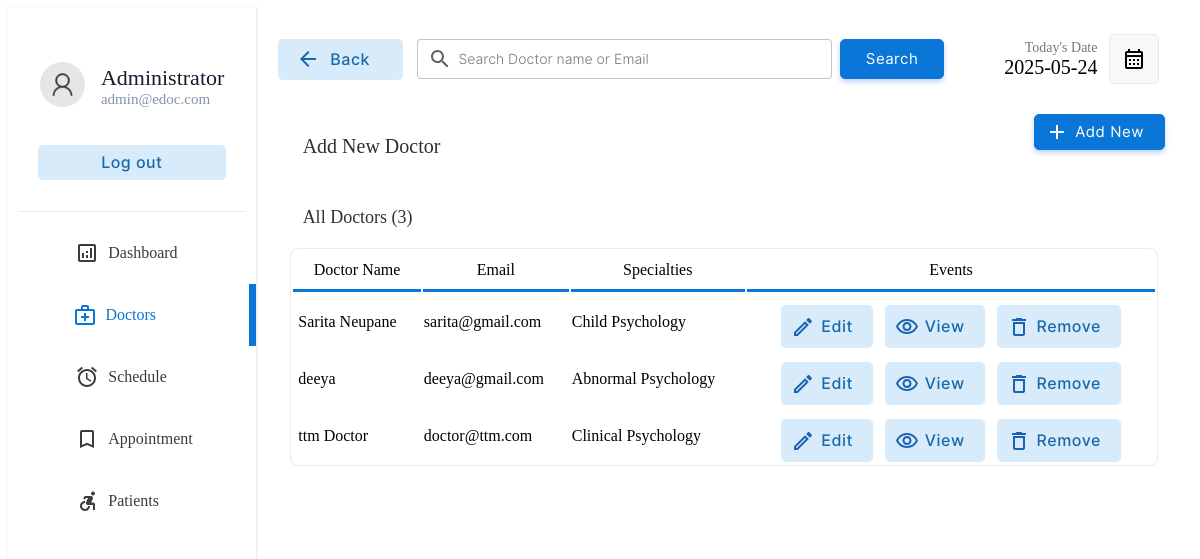
The app's page /doctor/doctors.php (signed in) with its own data.
### tables this page shows
CREATE TABLE `doctor` (
  `docid` int(11) NOT NULL,
  `docemail` varchar(255) DEFAULT NULL,
  `docname` varchar(255) DEFAULT NULL,
  `docpassword` varchar(255) DEFAULT NULL,
  `docnic` varchar(15) DEFAULT NULL,
  `doctel` varchar(15) DEFAULT NULL,
  `specialties` int(2) DEFAULT NULL
);

CREATE TABLE `specialties` (
  `id` int(2) NOT NULL,
  `sname` varchar(50) DEFAULT NULL,
  `keywords` text DEFAULT NULL
);

### doctor/doctors.php (the view, shortened to what this page needs)
<!DOCTYPE html>
<html lang="en">
<head>
    <link rel="stylesheet" href="../css/animations.css">
    <link rel="stylesheet" href="../css/main.css">
    <link rel="stylesheet" href="../css/admin.css">
</head>
<body>
    <?php
    include("../connection.php");
    ?>
    <div class="container">
        <div class="menu">
            <table class="menu-container" border="0">
                <tr>
                    <td style="padding:10px" colspan="2">
                        <table border="0" class="profile-container">
                            <tr>
                                <td width="30%" style="padding-left:20px" >
                                    <img src="../img/user.png" alt="" width="100%" style="border-radius:50%">
                                </td>
                                <td style="padding:0px;margin:0px;">
                                    <p class="profile-title">Administrator</p>
                                    <p class="profile-subtitle">admin@edoc.com</p>
                                </td>
                            </tr>
                            <tr>
                                <td colspan="2">
                                <a href="../logout.php" ><input type="button" value="Log out" class="logout-btn btn-primary-soft btn"></a>
                                </td>
                            </tr>
                    </table>
                    </td>
                </tr>
                <tr class="menu-row" >
                    <td class="menu-btn menu-icon-dashbord" >
                        <a href="index.php" class="non-style-link-menu"><div><p class="menu-text">Dashboard</p></a></div></a>
                <tr class="menu-row">
                    <td class="menu-btn menu-icon-doctor menu-active menu-icon-doctor-active">
                        <a href="doctors.php" class="non-style-link-menu non-style-link-menu-active"><div><p class="menu-text">Doctors</p></a></div>
                <tr class="menu-row" >
                    <td class="menu-btn menu-icon-schedule">
                        <a href="schedule.php" class="non-style-link-menu"><div><p class="menu-text">Schedule</p></div></a>
                    </td>
                </tr>
                <tr class="menu-row">
                    <td class="menu-btn menu-icon-appoinment">
                        <a href="appointment.php" class="non-style-link-menu"><div><p class="menu-text">Appointment</p></a></div>
                    </td>
                </tr>
                <tr class="menu-row" >
                    <td class="menu-btn menu-icon-patient">
                        <a href="patient.php" class="non-style-link-menu"><div><p class="menu-text">Patients</p></a></div>
                    </td>
                </tr>
        <div class="dash-body">
            <table border="0" width="100%" style=" border-spacing: 0;margin:0;padding:0;margin-top:25px; ">
                <tr >
                    <td width="13%">
                        <a href="doctors.php" ><button  class="login-btn btn-primary-soft btn btn-icon-back"  style="padding-top:11px;padding-bottom:11px;margin-left:20px;width:125px"><font class="tn-in-text">Back</font></button></a>
                    </td>
                    <td>
                        <form action="" method="post" class="header-search">
                            <input type="search" name="search" class="input-text header-searchbar" placeholder="Search Doctor name or Email" list="doctors">&nbsp;&nbsp;
                            <?php
                                $list11 = $database->query("select  docname,docemail from  doctor;");
?>
                            <input type="Submit" value="Search" class="login-btn btn-primary btn" style="padding-left: 25px;padding-right: 25px;padding-top: 10px;padding-bottom: 10px;">
                        </form>
                    </td>
                    <td width="15%">
                        <p style="font-size: 14px;color: rgb(119, 119, 119);padding: 0;margin: 0;text-align: right;">
                            Today's Date
                        </p>
                        <p class="heading-sub12" style="padding: 0;margin: 0;">
                            <?php
                        $date = date('Y-m-d');
                        echo $date;
                        ?>
                        </p>
                    </td>
                    <td width="10%">
                        <button  class="btn-label"  style="display: flex;justify-content: center;align-items: center;"><img src="../img/calendar.svg" width="100%"></button>
                    </td>
                </tr>
                <tr >
                    <td colspan="2" style="padding-top:30px;">
                        <p class="heading-main12" style="margin-left: 45px;font-size:20px;color:rgb(49, 49, 49)">Add New Doctor</p>
                    </td>
                    <td colspan="2">
                        <a href="?action=add&id=none&error=0" class="non-style-link"><button  class="login-btn btn-primary btn button-icon"  style="display: flex;justify-content: center;align-items: center;margin-left:75px;background-image: url('../img/icons/add.svg');">Add New</font></button>
                            </a></td>
                </tr>
                <tr>
                    <td colspan="4" style="padding-top:10px;">
                        <p class="heading-main12" style="margin-left: 45px;font-size:18px;color:rgb(49, 49, 49)">All Doctors (<?php echo $list11->num_rows; ?>)</p>
                    </td>
                </tr>
                <?php
                    if($_POST){
                        $keyword=$_POST["search"];
                        $sqlmain= "select * from doctor where docemail='$keyword' or docname='$keyword' or docname like '$keyword%' or docname like '%$keyword' or docname like '%$keyword%'";
                    }else{
                        $sqlmain= "select * from doctor order by docid desc";
                    }
                ?>
                <tr>
                   <td colspan="4">
                       <center>
                        <div class="abc scroll">
                        <table width="93%" class="sub-table scrolldown" border="0">
                        <thead>
                        <tr>
                                <th class="table-headin">
                                Doctor Name
                                </th>
                                <th class="table-headin">
                                    Email
                                </th>
                                <th class="table-headin">
                                    Specialties
                                </th>
                                <th class="table-headin">
                                    Events
                                </tr>
                        </thead>
                        <tbody>
                            <?php
                                $result= $database->query($sqlmain);
                                if($result->num_rows==0){
                                    echo '<tr>
                                    <td colspan="4">
                                    <br><br><br><br>
                                    <center>
                                    <img src="../img/notfound.svg" width="25%">
                                    <br>
                                    <p class="heading-main12" style="margin-left: 45px;font-size:20px;color:rgb(49, 49, 49)">We  couldnt find anything related to your keywords !</p>
                                    <a class="non-style-link" href="doctors.php"><button  class="login-btn btn-primary-soft btn"  style="display: flex;justify-content: center;align-items: center;margin-left:20px;">&nbsp; Show all Doctors &nbsp;</font></button>
                                    </a>
                                    </center>
                                    <br><br><br><br>
                                    </td>
                                    </tr>';
                                }
                                else{
                                for ( $x=0; $x<$result->num_rows;$x++){
                                    $row=$result->fetch_assoc();
                                    $docid=$row["docid"];
                                    $name=$row["docname"];
                                    $email=$row["docemail"];
                                    $spe=$row["specialties"];
                                    $spcil_res= $database->query("select sname from specialties where id='$spe'");
                                    $spcil_array= $spcil_res->fetch_assoc();
                                    $spcil_name=$spcil_array["sname"];
                                    echo '<tr>
                                        <td> &nbsp;'.
                                        substr($name,0,30)
                                        .'</td>
                                        <td>
                                        '.substr($email,0,20).'
                                        </td>
                                        <td>
                                            '.substr($spcil_name,0,20).'
                                        </td>
                                        <td>
                                        <div style="display:flex;justify-content: center;">
                                        <a href="?action=edit&id='.$docid.'&error=0" class="non-style-link"><button  class="btn-primary-soft btn button-icon btn-edit"  style="padding-left: 40px;padding-top: 12px;padding-bottom: 12px;margin-top: 10px;"><font class="tn-in-text">Edit</font></button></a>
                                        &nbsp;&nbsp;&nbsp;
                                        <a href="?action=view&id='.$docid.'" class="non-style-link"><button  class="btn-primary-soft btn button-icon btn-view"  style="padding-left: 40px;padding-top: 12px;padding-bottom: 12px;margin-top: 10px;"><font class="tn-in-text">View</font></button></a>
                                       &nbsp;&nbsp;&nbsp;
                                       <a href="?action=drop&id='.$docid.'&name='.$name.'" class="non-style-link"><button  class="btn-primary-soft btn button-icon btn-delete"  style="padding-left: 40px;padding-top: 12px;padding-bottom: 12px;margin-top: 10px;"><font class="tn-in-text">Remove</font></button></a>
                                        </div>
                                        </td>
                                    </tr>';
                                }
                            }
                            ?>
                            </tbody>
                        </table>
                        </div>
                        </center>
                   </td>
                </tr>
            </table>
        </div>
</body>
</html>

### css/main.css (style rules this page uses)
:root { --primarycolor: #0A76D8; --primarycolorhover: #006dd3; --btnice:#D8EBFA; --btnnicetext:#1b62b3; }
.input-text { border-radius: 4px; border: 0.5px solid rgb(226, 226, 226); padding: 10px; width: 92%; transition: 0.2s; outline: none; }
.input-text { border: 1px solid #e9ecef; font-size: 14px; line-height: 26px; background-color: #fff; display: block; width: 100%; padding: .375rem .75rem; font-weight: 300; line-height: 1.5; color: #212529; background-color: #fff; background-clip: padding-box; -webkit-appearance: none; -moz-appearance: none; appearance: none; border-radius: .25rem; transition: border-color .15s ease-in-out,box-shadow .15s ease-in-out; }
.input-text::placeholder { font-family: 'Inter', sans-serif; }
.btn { cursor: pointer; padding: 8px 20px; outline: none; text-decoration: none; font-size: 15px; letter-spacing: 0.5px; transition: all 0.3s; border-radius: 5px; font-family: 'Inter', sans-serif; }
.btn-primary { background-color: var(--primarycolor) ; border: 1px solid var(--primarycolor) ; color: #fff ; box-shadow: 0 3px 5px 0 rgba(57,108,240,0.3); }
.btn-primary-soft { background-color: #D8EBFA ; color: #1969AA; font-weight: 500; font-size: 16px; border: none; }
.non-style-link:link, .non-style-link:visited, .non-style-link:hover, .non-style-link:active { text-decoration: none; color: rgb(43, 43, 43); }
.btn-label { margin-left: 10px; padding: 12px 12px; outline: none; text-decoration: none; font-size: 15px; letter-spacing: 0.5px; transition: all 0.3s; border-radius: 5px; background-color: #f0f0f073; border: 1px solid rgba(57,108,240,0.1) ; font-family: 'Inter', sans-serif; }
.sub-table { border: 1px solid #ebebeb; border-radius: 8px; }
.table-headin { font-size: 16px; font-weight: 500; padding: 10px; border-bottom: 3px solid var(--primarycolor); }
.abc { width: 100%; height: 550px; overflow: auto; }
input[type=search] { background-image: url('../img/search.svg'); background-position: 10px 50%; background-repeat: no-repeat; transition: 0.5s; padding: 8px 20px 8px 40px; }
.button-icon { background-position: 10px 50%; background-repeat: no-repeat; transition: 0.5s; padding: 8px 20px 8px 40px; }
.menu-btn { padding:6px; color: #3b3b3b; background-position: 30% 50%; background-repeat: no-repeat; transition: 0.5s; }
.menu-text { padding-left: 40%; font-weight: 500; font-size: 16px; }
.menu-active { color: var(--primarycolor); border-right: 7px solid var(--primarycolor); background-color: var(); }
.non-style-link-menu:link, .non-style-link-menu:visited, .non-style-link-menu:active { text-decoration: none; color: #3b3b3b; }
.non-style-link-menu-active:link, .non-style-link-menu-active:visited, .non-style-link-menu-active:active { text-decoration: none; color: var(--primarycolor); }
.menu-icon-dashbord { background-image: url('../img/icons/dashboard.svg'); }
.menu-icon-doctor { background-image: url('../img/icons/doctors.svg'); }
.menu-icon-schedule { background-image: url('../img/icons/schedule.svg'); }
.menu-icon-appoinment { background-image: url('../img/icons/book.svg'); }
.menu-icon-patient { background-image: url('../img/icons/patients.svg'); }
.menu-icon-doctor:hover,.menu-icon-doctor-active { color: var(--primarycolor); background-image: url('../img/icons/doctors-hover.svg'); }
.btn-icon-back { background-image: url('../img/icons/back-iceblue.svg'); background-position: 18px 50%; background-repeat: no-repeat; transition: 0.5s; padding: 8px 20px 8px 40px; }
.btn-edit { background-image: url('../img/icons/edit-iceblue.svg'); }
.btn-view { background-image: url('../img/icons/view-iceblue.svg'); }
.btn-delete { background-image: url('../img/icons/delete-iceblue.svg'); }

### doctor/doctors.php (style rules this page uses)
.sub-table { animation: transitionIn-Y-bottom 0.5s; }

### records on screen
doctor: docname "Sarita Neupane", docemail "sarita@gmail.com", specialties.sname "Child Psychology"
doctor: docname "deeya", docemail "deeya@gmail.com", specialties.sname "Abnormal Psychology"
doctor: docname "ttm Doctor", docemail "doctor@ttm.com", specialties.sname "Clinical Psychology"

### other values on screen
$list11->num_rows "3"
